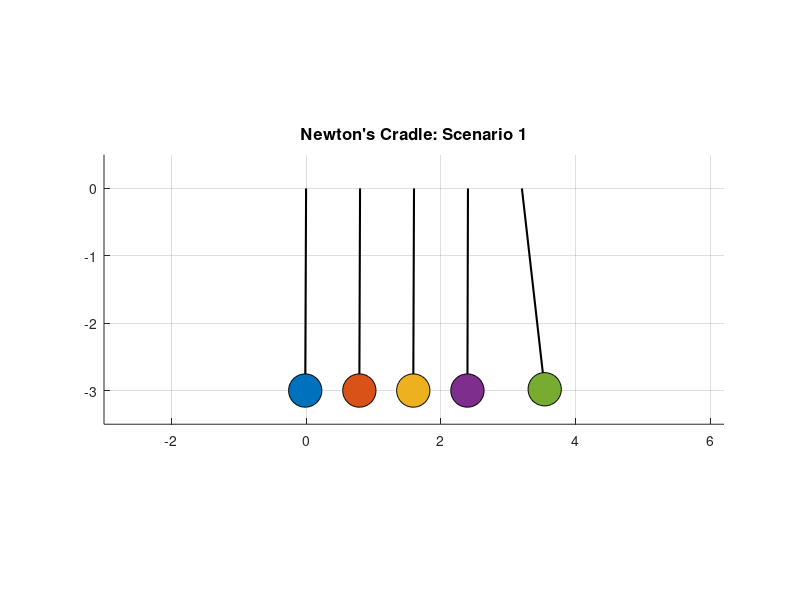

MATLAB code to generate this figure:
%%Lecture 24

function newtons_cradle_simulation()
    clear all; close all; clc;

    %%configuration case
    Scenario = 1; % Case A: 1 ball approaching 4 stationary balls 
     %Scenario = 2; % Case B: 2 balls approaching 3 stationary balls 
    %Scenario = 3;   % Case C: 3 balls approaching 2 stationary balls
    
    num_balls = 5;  % number of balls
    R = 0.4;        %radius of balls
    L = 3.0;        %length of each string
    
    %%state arrays
    %equilibrium condition
    x_equilibrium = (0:num_balls-1) * (2 * R + 0.001);
    
    %positions and angular velocities
    theta = zeros(1, num_balls);
    omega = zeros(1, num_balls);
    
    %applying intitial conditions
    if Scenario == 1
        theta(1) = -0.4; 
    elseif Scenario == 2
        theta(1) = -0.4;  
        theta(2) = -0.4;

    else
        theta(1) = -0.4;
        theta(2) = -0.4;
        theta(3) = -0.4;  
    end

    %%plot animations
    fig = figure('Name', 'ME 104: Newton''s Cradle Simulation', 'Color', 'w', 'Position', [100, 100, 800, 400]);
    ax = axes('Parent', fig);
    hold(ax, 'on');
    grid(ax, 'on');
    axis(ax, 'equal');
    
    % viewing bounds
    xlim(ax, [min(x_equilibrium) - L, max(x_equilibrium) + L]);
    ylim(ax, [-L - 0.5, 0.5]);
    title(ax, sprintf('Newton''s Cradle: Scenario %d', Scenario), 'FontSize', 12);
    
    %intiializing graph handles
    h_strings = cell(1, num_balls);
    h_balls   = cell(1, num_balls);
    
    colors = lines(num_balls); %give trace color
    for idx = 1:num_balls
        h_strings{idx} = plot(ax, [0, 0], [0, 0], 'k-', 'LineWidth', 1.5);
        h_balls{idx}   = plot(ax, 0, 0, 'o', 'MarkerSize', 24, ...
                              'MarkerFaceColor', colors(idx,:), 'MarkerEdgeColor', 'k');
    end

    %%physical parameter
    dt = 0.005;        %time step
    g = 9.81;         
    total_steps = 1200; %duration of running

    %% main loop
    for step = 1:total_steps
        
        % kinematics update
        for i = 1:num_balls
            alpha = -(g / L) * sin(theta(i)); %ang acceleration
            omega(i) = omega(i) + alpha * dt;   %updating angular velocity
            theta(i) = theta(i) + omega(i) * dt; %updating angular position
        end
        
        %collision looop
        % We check multiple passes per frame to capture chained sequence reactions correctly
        collision_detected = true;
        while collision_detected
            collision_detected = false;
            
            for i = 1:(num_balls - 1)
                % Compute current spatial X positions to verify contact boundary
                x_left  = x_equilibrium(i)   + L * sin(theta(i));
                x_right = x_equilibrium(i+1) + L * sin(theta(i+1));
                
                % Check if adjacent balls overlap or strike each other
                if x_left + R >= x_right - R
                    
                    % Is the left ball physically moving toward the right ball?
                    v_left  = omega(i)   * L;
                    v_right = omega(i+1) * L;
                    
                    if v_left > v_right
                        %perfectly elastic
                        %swap velocities
                        v_left_new  = v_right;
                        v_right_new = v_left;
                        
                        %translate linear velocities into angular
                        omega(i)   = v_left_new / L;
                        omega(i+1) = v_right_new / L;
                        
                        %preventing overlap
                        midpoint = (x_left + x_right) / 2;
                        theta(i)   = asin(((midpoint - R) - x_equilibrium(i)) / L);
                        theta(i+1) = asin(((midpoint + R) - x_equilibrium(i+1)) / L);
                        
                        collision_detected = true; 
                    end
                end
            end
        end
        
        %movie magic
        for i = 1:num_balls
            %computing positions 
            x_pos = x_equilibrium(i) + L * sin(theta(i));
            y_pos = -L * cos(theta(i));
            
            %updating line coordinates
            set(h_strings{i}, 'XData', [x_equilibrium(i), x_pos], 'YData', [0, y_pos]);
            
            %update marker positions
            set(h_balls{i}, 'XData', x_pos, 'YData', y_pos);
        end
        
        drawnow;
        pause(0.001); % slowing execution
    end
end
